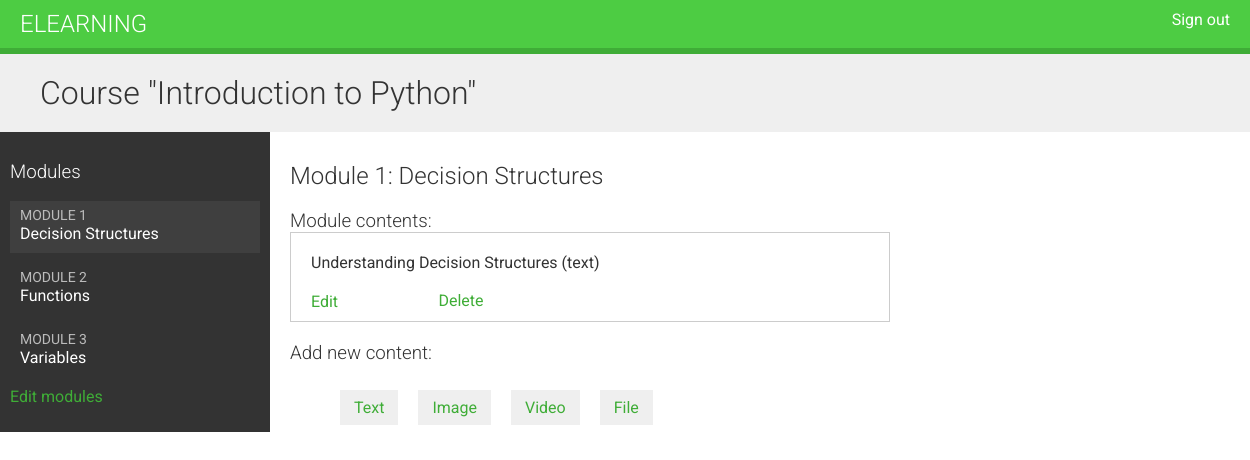
Page /course/module/5/ (signed in) on the committed database.
### courses/models.py (models this page shows, shortened)
class Course(models.Model):
    instructor = models.ForeignKey(User, related_name='courses_created', on_delete=models.CASCADE)
    subject = models.ForeignKey(Subject, related_name='courses', on_delete=models.CASCADE)
    title = models.CharField(max_length=150)
    slug = models.SlugField(max_length=200, unique=True)
    overview = models.TextField()
    created = models.DateTimeField(auto_now_add=True)
    class Meta:
        ordering = ['-created']

class Module(models.Model):
    course = models.ForeignKey(Course, related_name='modules', on_delete=models.CASCADE)
    title = models.CharField(max_length=150)
    description = models.TextField(blank=True)
    order = OrderField(blank=True, for_fields=['course'])
    class Meta:
        ordering = ['order']

class Content(models.Model):
    module = models.ForeignKey(Module, related_name='contents', on_delete=models.CASCADE)
    content_type = models.ForeignKey(ContentType, on_delete=models.CASCADE,
                                     limit_choices_to={'model__in':('text','video',
                                                                    'file', 'image')})
    object_id = models.PositiveIntegerField()
    content = GenericForeignKey('content_type', 'object_id')
    order = OrderField(blank=True, for_fields=['module'])
    class Meta:
        ordering = ['order']

class ContentBase(models.Model):
    instructor = models.ForeignKey(User, related_name='%(class)s_related', on_delete=models.CASCADE)
    title = models.CharField(max_length=150)
    created = models.DateTimeField(auto_now_add=True)
    updated = models.DateTimeField(auto_now=True)
    class Meta:
        abstract = True
    def __str__(self):
        return self.title

class Text(ContentBase):
    content = models.TextField()

### courses/views.py (the view)
# urls.py: path('module/<int:module_id>/', ModuleContentListView.as_view(), name='module_content_list'),
class ModuleContentListView(TemplateResponseMixin, View):
    template_name = 'courses/module_content_list.html'
    def get(self, request, module_id):
        module = get_object_or_404 (Module, id=module_id,
                                    course__instructor=request.user)
        return self.render_to_response({'module': module})

### courses/templatetags/course.py (called while the page is built)
@register.filter
def model_name(obj):
    try:
        return obj._meta.model_name
    except AttributeError:
        return None

### templates/courses/module_content_list.html (shortened to what this page needs)
{% extends "_base.html" %}
{% load course %}
{% block content %}
  {% with course=module.course %}
    <h1>Course "{{ course.title }}"</h1>
    <div class="contents">
      <h3>Modules</h3>
      <ul id="modules">
        {% for mod in course.modules.all %}
          <li data-id="{{ mod.id }}" {% if mod == module %}
           class="selected"{% endif %}>
            <a href="{% url 'module_content_list' mod.id %}">
              <span>
                Module <span class="order">{{ mod.order|add:1}}</span>
              </span>
              <br>
              {{ mod.title }}
            </a>
          </li>
        {% empty %}
          <li>No modules yet.</li>
        {% endfor %}
      </ul>
      <p><a href="{% url 'course_module_update' course.id %}">
      Edit modules</a></p>
    </div>
    <div class="module">
      <h2>Module {{ module.order|add:1 }}: {{ module.title }}</h2>
      <h3>Module contents:</h3>
      <div id="module-contents">
        {% for item in module.contents.all %}
          <div data-id="{{ item.id }}">
            {% with content=item.content %}
              <p>{{ content }} ({{ content|model_name }})</p>
              <a href="{% url 'module_content_update' module.id content|model_name content.id %}">Edit</a>
              <form action="{% url 'module_content_delete' item.id %}" method="post">
                <input type="submit" value="Delete">
              </form>
            {% endwith %}
          </div>
        {% empty %}
          <p>This module has no contents yet.</p>
        {% endfor %}
      </div>
      <h3>Add new content:</h3>
      <ul class="content-types">
        <li><a href="{% url 'module_content_create' module.id 'text' %}">Text</a></li>
        <li><a href="{% url 'module_content_create' module.id 'image' %}">Image</a></li>
        <li><a href="{% url 'module_content_create' module.id  'video' %}">Video</a></li>
        <li><a href="{% url 'module_content_create' module.id 'file' %}">File</a></li>
      </ul>
    </div>
  {% endwith %}
{% endblock %}

### static/css/base.css (style rules this page uses)
body { margin:0; font-family:'Roboto', sans-serif; font-weight:400; color:#333; }
a { color:#3fad37; text-decoration:none; }
ul { float:left; }
h1, h2, h3, h4, h5, h6 { font-family:'Roboto', sans-serif; font-weight:300; }
h1 { background:#efefef; width:100%; overflow:auto; padding:20px 0 20px 40px; margin:0; }
.module { padding:10px 20px; float:left; width:600px; }
.module h3 { margin:20px 0 0; padding:0; width:100%; }
.module p { margin:10px 0 20px; width:100%; float:left; }
.contents { width:20%; padding:10px; float:left; background:#333; color: #fff; font-family:'Roboto', sans-serif; }
.contents ul { list-style:none; margin:0; padding:0; width:100%; }
.contents ul li { margin:0 0 10px 0; padding:4px 10px 10px; overflow:auto; cursor:move; }
.contents ul li.selected { background:#3f3f3f; }
.contents ul span { text-transform:uppercase; color:#bbb; font-size:14px; }
.contents ul a { display:block; color:#fff; text-decoration:none; }
ul.content-types li { list-style:none; float:left; margin:10px; background:#efefef; padding:8px 14px; }
input, select, textarea { border:1px solid #ccc; border-bottom:3px solid #ccc; padding:8px 12px; font-size:16px; font-family:'Roboto', sans-serif; float:left; clear:both; width:300px; }
input[type=submit], a.button { border-radius:5px; background:#4dcc43; color:#fff; font-size:16px; text-transform:uppercase; border:none; padding:10px 20px; margin:20px 0; }
#module-contents div { padding:10px 20px; border:1px solid #ccc; background:#fff }
#module-contents form { margin:0; padding:0; }
#module-contents input[type=submit] { color:#3fad37; background:none; margin:-20px 0 0; padding:0; float:left; text-transform:none; }

### rows in the picture
Course: title "Introduction to Python"
Module: order|add "1", title "Decision Structures"
Module: order|add "2", title "Functions"
Module: order|add "3", title "Variables"
Content: content "Understanding Decision Structures", content|model_name "text"
